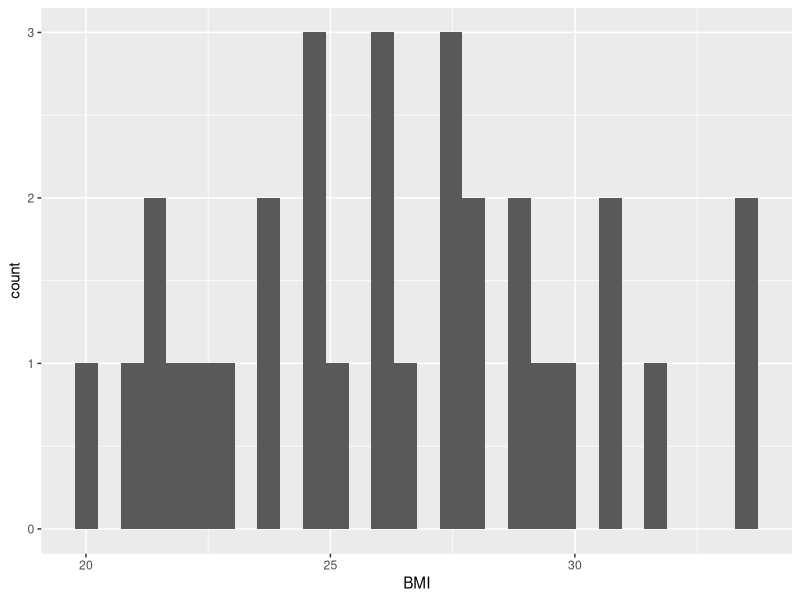
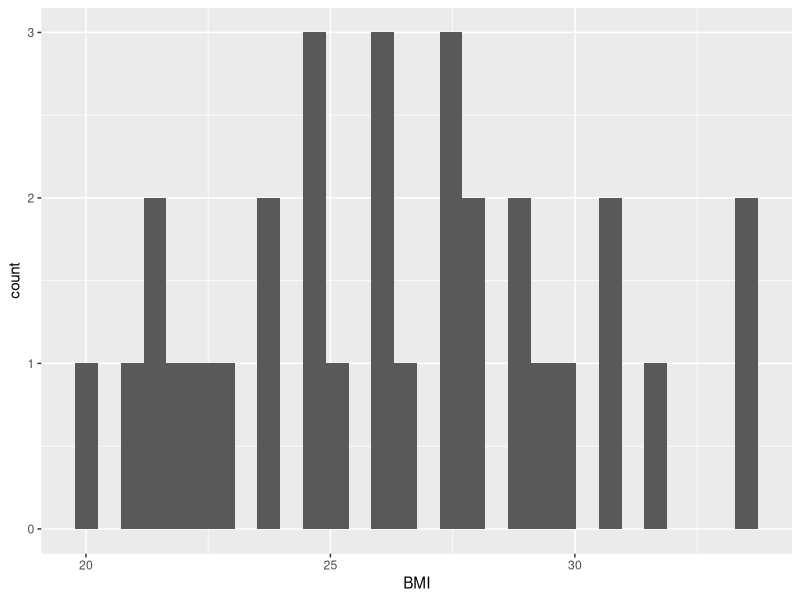
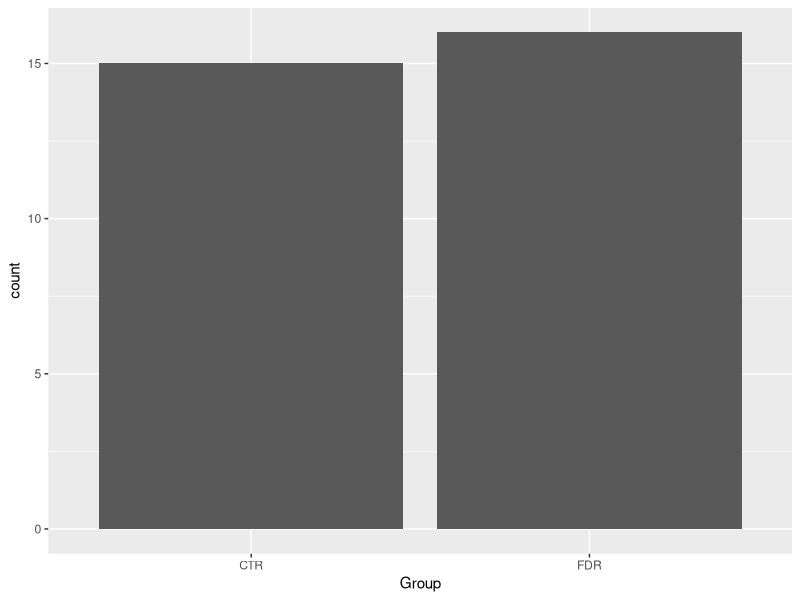
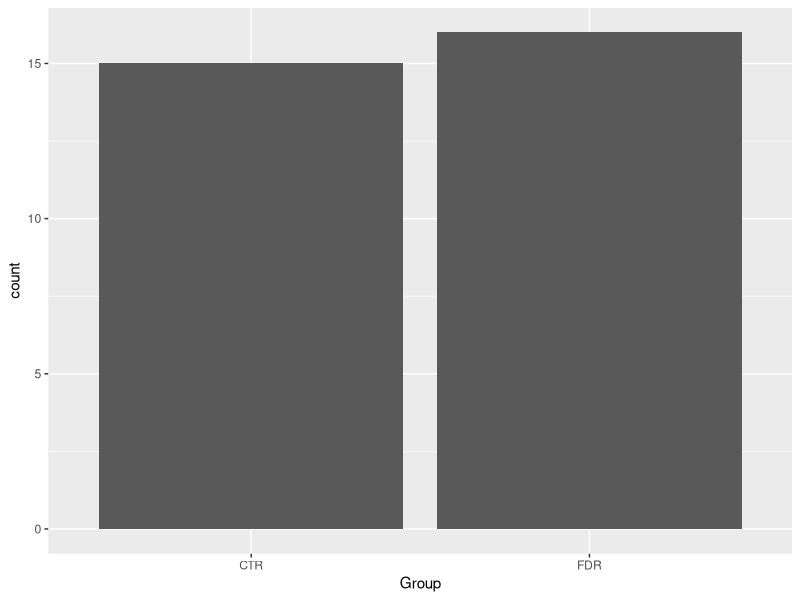
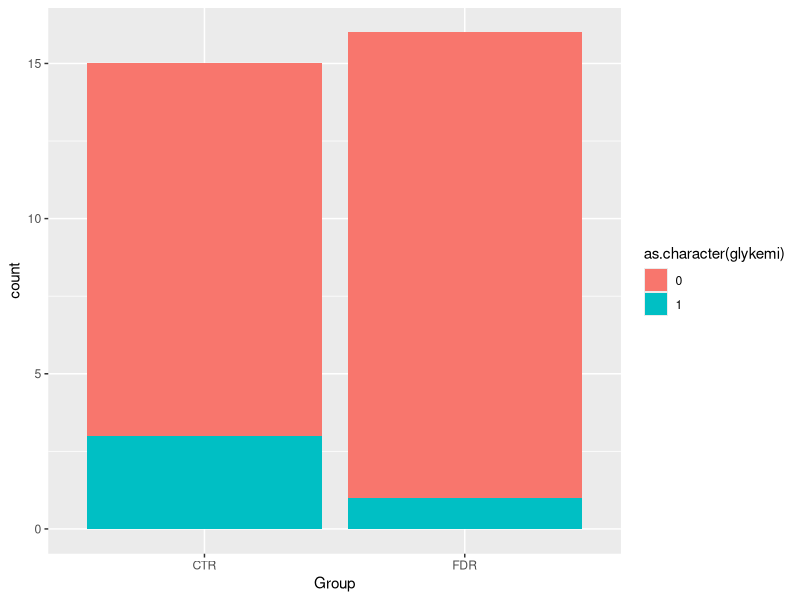
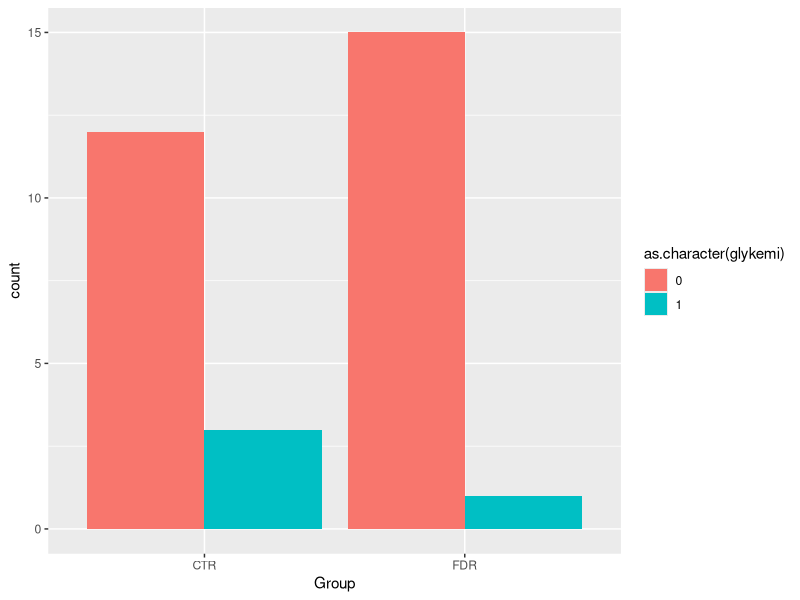
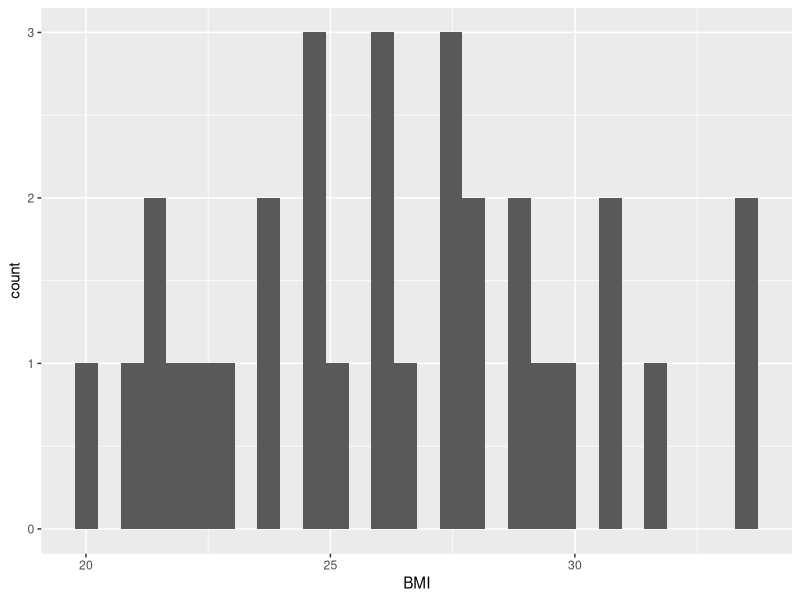
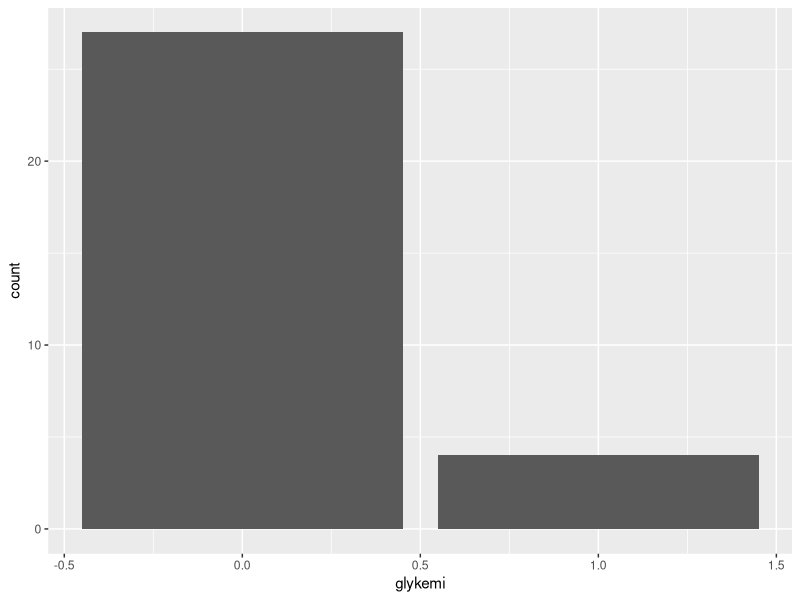

Reproduce these figures in R, in order.
## ---- chunk 1
1 + 1
## ---- chunk 2
#| message :false
#| warning :false
library(tidyverse)
post_meal_data <- read_csv2(
  here::here("data/post-meal-insulin.csv")
)


small_post_meal_data <- select(post_meal_data, id, Age, BMI, Group, auc_pg, auc_ins, glykemi)

tidier_post_meal_data <- small_post_meal_data |>
  rename(
    auc_glucose = auc_pg,
    auc_insulin = auc_ins
  ) |>
  filter(glykemi == 0) |>
  select(-glykemi)

tidied_post_meal_data <- tidier_post_meal_data |>
  mutate(
    insulin_glucose_ratio = auc_insulin / auc_glucose,
    Group = if_else(Group == "CTR", "Control", "First-degree relative")
  )
## ---- chunk 3
3 * 3
## ---- chunk 4
post_meal_data
## ---- chunk 5
glimpse(post_meal_data)
## ---- chunk 6
ggplot(post_meal_data, aes(x = BMI)) +
  geom_histogram()
## ---- chunk 7
#| fig-cap: "Distribution of BMI"
#| label: fig-bmi-histo
ggplot(post_meal_data, aes(x = BMI)) +
  geom_histogram()
## ---- chunk 8
#| fig-cap: "Discrete of group"
#| label: fig-group-bar
ggplot(post_meal_data, aes(x = Group)) +
  geom_bar()
## ---- chunk 9
post_meal_data |>
  ggplot(aes(x = Group, fill = glykemi)) +
  geom_bar()
## ---- chunk 10
post_meal_data |>
  ggplot(aes(x = Group, fill = as.character(glykemi))) +
  geom_bar()
## ---- chunk 11
post_meal_data |>
  ggplot(aes(x = Group, fill = as.character(glykemi))) +
  geom_bar(position = position_dodge())
## ---- chunk 12
ggplot(post_meal_data, aes(x = BMI)) +
  geom_histogram()
## ---- chunk 13
ggplot(post_meal_data, aes(x = glykemi)) +
  geom_bar()
## ---- chunk 14
#| label: "fig-bmi-glycemi"
#| fig-cap: "BMI and glycemi,side by side"
#| fig-subcap:
#| - "Distribution of BMI"
#| - "Number of those with glycemia"
#| layout-ncol: 2

ggplot(post_meal_data, aes(x = BMI)) +
  geom_histogram()

ggplot(post_meal_data, aes(x = glykemi)) +
  geom_bar()
## ---- chunk 15
#| fig-cap: "scatterplot showing BMI aganist AUC of bloody glucose"
#| label: fig-bmi-auc-pg
ggplot(post_meal_data, aes(x = BMI, y = auc_pg)) +
  geom_point() +
  geom_smooth()
## ---- chunk 16
select(post_meal_data, Age)

select(post_meal_data, Age, BMI, Weight)

select(post_meal_data, -Group)

select(post_meal_data, starts_with("PG"))

select(post_meal_data, ends_with("DXA"))

select(post_meal_data, contains("0"))
## ---- chunk 17
small_post_meal_data |>
  rename(auc_glucose = auc_pg)

small_post_meal_data |>
  rename(
    auc_glucose = auc_pg,
    auc_insulin = auc_ins
  )
## ---- chunk 18
# Task 1.
post_meal_data |>
  select(contains("OGTT"))

# Task 2.
post_meal_data |>
  select(contains(".."), -contains("...")) |>
  rename(
    P.Glucose.minus = P.Glucose..5.OGTT,
    Insulin.minus = Insulin..5.OGTT.X
  )

# Task 3.
basic_info <- select(post_meal_data, id, BMI, Length, Weight, Age)
rename(basic_info, Height = Length)
## ---- chunk 19
small_post_meal_data |>
  filter(glykemi == 1)

small_post_meal_data |>
  filter(BMI >= 25)

small_post_meal_data |>
  filter(Group == "CTR")
## ---- chunk 20
small_post_meal_data |>
  filter(Group == "CTR", BMI >= 25)

small_post_meal_data |>
  filter(Group == "CTR" | BMI >= 25)
## ---- chunk 21
tidier_post_meal_data |>
  mutate(
    insulin_glucose_ratio =
      auc_insulin / auc_glucose,
    Group = if_else(Group == "CTR", "Control", "First-degree relative")
  )
## ---- chunk 22
# Task 1.
post_meal_data |>
  filter(BMI >= 20 & BMI <= 40 & Group == "FDR")

# Task 2.
post_meal_data |>
  mutate(
    percent_body_fat = (Weight / Fat.mass.DXA) * 100
  ) |>
  filter(percent_body_fat > 30)
## ---- chunk 23
tidied_post_meal_data |>
  mutate(overweight = if_else(BMI >= 25, "overweight", "Not overweight")) |>
  ggplot(aes(x = overweight, y = insulin_glucose_ratio)) +
  geom_jitter()
## ---- chunk 24
tidied_post_meal_data |>
  filter(BMI < 30) |>
  ggplot(aes(x = Age, y = auc_insulin, colour = Group)) +
  geom_point()
## ---- chunk 25
tidied_post_meal_data |>
  filter(BMI < 30) |>
  mutate(young = if_else(Age < 40, "Young", "Old")) |>
  ggplot(aes(x = BMI, y = insulin_glucose_ratio, colour = Group)) +
  geom_point() +
  facet_grid(rows = vars(young)) +
  labs(
    x = "Body mass index(BMI)",
    y = "Insulin to glucose ratio"
  )
## ---- chunk 26
#| label: fig-multidimensional
#| fig-cap: "Two, mult-dimensional plots of our data."
#| fig-subcap:
#|   - "Distribution of percent body fat by group and age category."
#|   - "Relationship between BMI and bone mineral density, split by insulin sensitivity."
#| layout-ncol: 2
# Task 1.
post_meal_data |>
  mutate(
    percent_body_fat = Weight / Fat.mass.DXA * 100,
    young = if_else(Age < 40, "Young", "Old")
  ) |>
  ggplot(aes(x = Group, y = percent_body_fat, colour = young)) +
  geom_jitter(width = 0.2)

# Task 2.
post_meal_data |>
  mutate(
    insulin_glucose_ratio = (auc_ins / auc_pg),
    insulin_insensitive = if_else(insulin_glucose_ratio > mean(insulin_glucose_ratio), "Insensitive", "Sensitive")
  ) |>
  ggplot(aes(x = BMI, y = Bone.mineral.DXA)) +
  geom_point() +
  geom_smooth() +
  facet_grid(cols = vars(insulin_insensitive))
## ---- chunk 27
# Tasks 1. and 2.
post_meal_data |>
  mutate(hyperglycemia = if_else(glykemi == 1, "Yes", "No")) |>
  ggplot(aes(x = Group, fill = hyperglycemia)) +
  geom_bar(position = position_dodge()) +
  scale_fill_viridis_d(option = "cividis")

# Tasks 3. and 4.
post_meal_data |>
  ggplot(aes(x = auc_pg, y = auc_ins, colour = BMI)) +
  geom_point() +
  scale_colour_viridis_c(option = "inferno")
